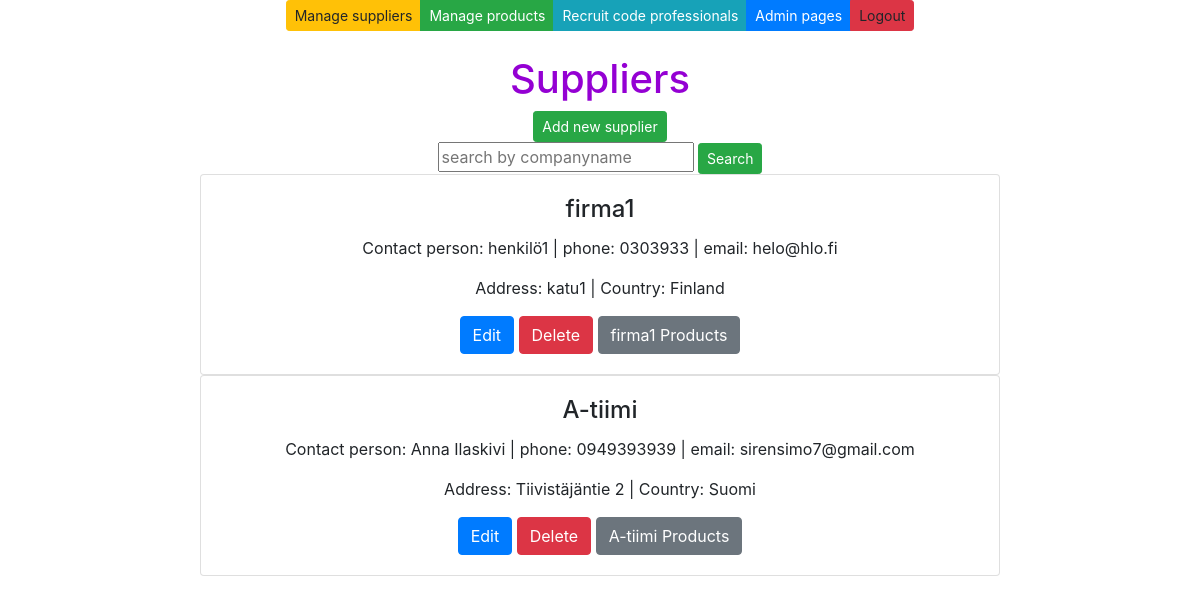
The app's page /suppliers/ (signed in), older data.
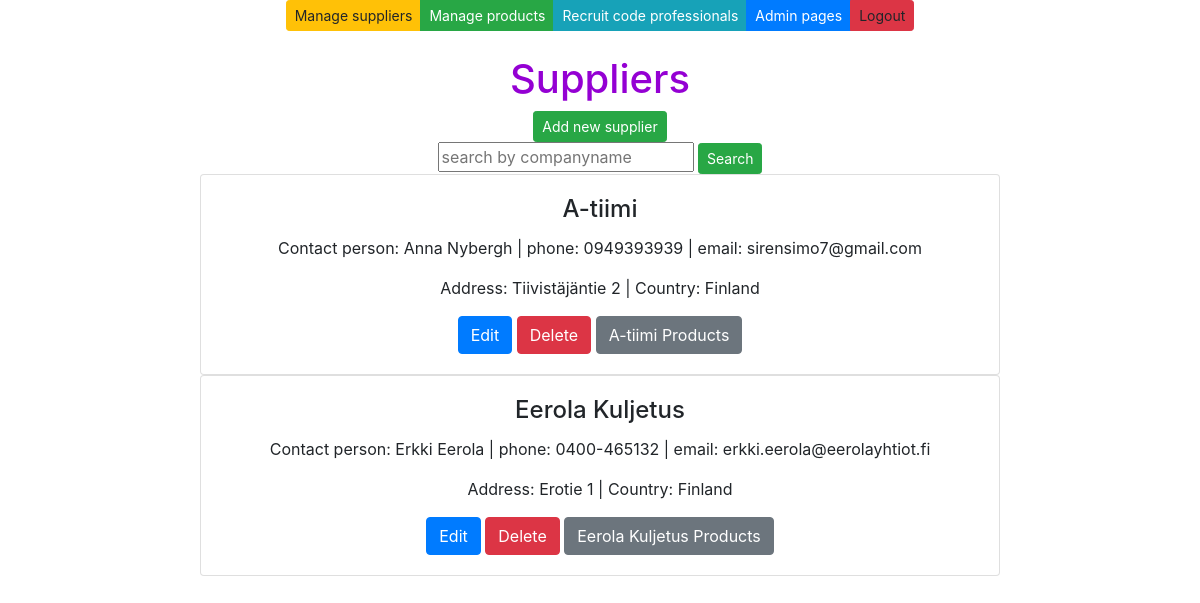
The same page, newer data.
### app/models.py (models this page shows, shortened)
class Supplier(models.Model):
    companyname = models.CharField(max_length = 50, default="firma")
    contactname = models.CharField(max_length = 50, default="firma")
    address = models.CharField(max_length = 100, default="firma")
    phone = models.CharField(max_length = 20, default="firma")
    email = models.CharField(max_length = 50, default="firma")
    country = models.CharField(max_length = 50, default="firma")

### app/views.py (the view)
# urls.py: path('suppliers/', supplierlistview),
def supplierlistview(request):
    if not request.user.is_authenticated:
        return render(request, 'loginpage.html')
    else:
        supplierlist = Supplier.objects.all()
        context = {'suppliers': supplierlist}
        return render (request,"supplierlist.html",context)

### app/templates/supplierlist.html (shortened to what this page needs)
{% extends 'index.html' %}
{% block content %}
<br />
<br />
<h1 style="color: darkviolet">Suppliers</h1>
<button id="add-btn" class="btn btn-success btn-sm" onclick="showaddform()">Add new supplier</button>
<form method="post" action="/search-suppliers/">
    <input class="card-text" class="card-text" type="text" placeholder="search by companyname" name="search">
    <input type="submit" value="Search" class="btn btn-success btn-sm" name="">
</form>
{% for s in suppliers %}
<div class="card" style="max-width: 50rem;">
    <div class="card-body">
        <h4 class="card-title">{{s.companyname}}</h4>
        <p class="card-text">Contact person: {{s.contactname}} | phone: {{s.phone}} | email: {{s.email}} </p>
        <p class="card-text">Address: {{s.address}} | Country: {{s.country}}</p>
        <a href="/edit-supplier-get/{{s.id}}/" class="btn btn-primary">Edit</a>
        <a href="/confirm-delete-supplier/{{s.id}}/" class="btn btn-danger">Delete</a>
        <a href="/products-by-supplier/{{s.id}}/" class="btn btn-secondary">{{s.companyname}} Products</a>
    </div>
</div>
{%endfor%}
{% endblock %}

### app/templates/index.html (shortened to what this page needs)
<!DOCTYPE html>
<html>
<head>
    <link rel="stylesheet" href="https://stackpath.bootstrapcdn.com/bootstrap/4.5.0/css/bootstrap.min.css"
>
    <link rel="stylesheet" href="https://cdnjs.cloudflare.com/ajax/libs/font-awesome/5.11.2/css/all.min.css">
</head>
<body>
    <div class="container">
        <center>
            <div class="btn-group" role="group">
                <a class="btn btn-warning btn-sm" href="/suppliers">Manage suppliers</a>
                <a class="btn btn-success btn-sm" href="/products">Manage products</a>
                <a class="btn btn-info btn-sm" href="http://careeria.fi">Recruit code professionals</a>
                <a class="btn btn-primary btn-sm" href="/admin">Admin pages</a>
                <a class="btn btn-danger btn-sm">Logout</a>
            </div>
            {% block content %}
            {% endblock %}
        </center>
    </div>
</body>
</html>

Row changes from the older to the newer data that the page shows:
removed Supplier: companyname "firma1", contactname "henkilö1", phone "0303933", email "helo@hlo.fi", address "katu1", country "Finland"
changed Supplier "A-tiimi": contactname "Anna Ilaskivi" → "Anna Nybergh"; country "Suomi" → "Finland"
added Supplier: companyname "Eerola Kuljetus", contactname "Erkki Eerola", phone "0400-465132", email "erkki.eerola@eerolayhtiot.fi", address "Erotie 1", country "Finland"
